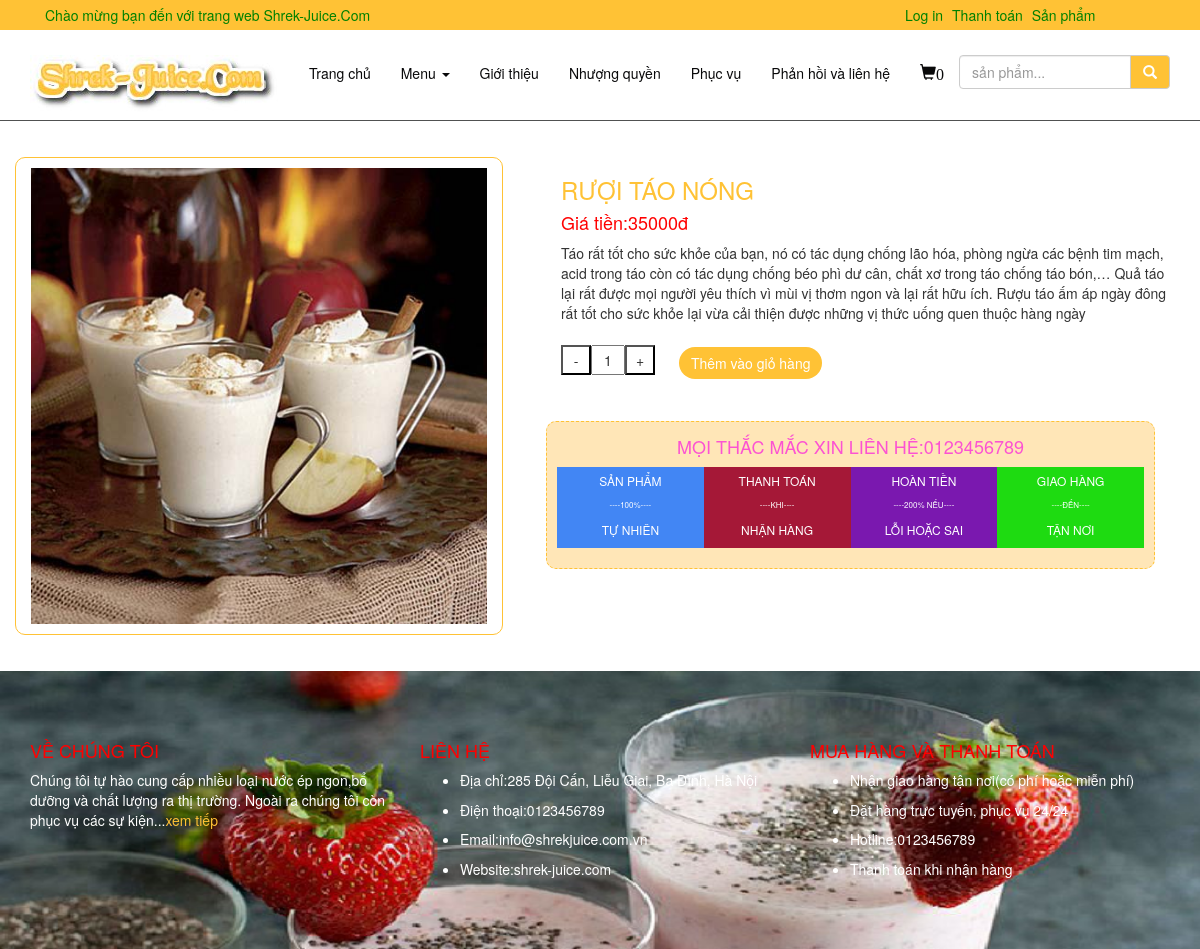
Screenshot of /Eproject/Shrek-Juice.com/chitietsanpham.php?id_sanpham=21 with the database file from the repository.
### tables this page shows
CREATE TABLE `sanpham` (
  `id_sanpham` int(11) NOT NULL,
  `tensanpham` varchar(100) DEFAULT NULL,
  `id_danhmuc` int(11) DEFAULT NULL,
  `giatien` int(11) DEFAULT NULL,
  `anh` varchar(100) DEFAULT NULL,
  `mota` text
);

### Eproject/Database/database.php (called while the page is built, shortened)
<?php
	function resultdata($sql){
		$connect=new mysqli(host,username,pass,database);
		$result= mysqli_query($connect,$sql);
		$data=[];
		if(!empty($result)){
			while($row=mysqli_fetch_array($result,1)){
				$data[]=$row;
			}
		}
		return $data;
	}

### Eproject/Shrek-Juice.com/chitietsanpham.php (the view, shortened to what this page needs)
<?php
	require_once('../Database/database.php');
?>
<!DOCTYPE html>
<html>
<head>
    <link rel="stylesheet" href="https://maxcdn.bootstrapcdn.com/bootstrap/3.4.0/css/bootstrap.min.css">
    <link rel="stylesheet" type="text/css" href="../css/css.css">
</head>
<body>
	<?php
		require_once('header.php');
	?>
	<div id="content" style="margin-bottom: 3%; margin-top: 3%;">
		<?php
			$product=[];
			if(isset($_GET['id_sanpham'])&&$_GET['id_sanpham']!=""){
				$sql='select * from sanpham where id_sanpham='.$_GET['id_sanpham'];
				$product=resultdata($sql);
			}else{
				echo '<h3 class="text-uppercase text-center text-danger">rất tiếc!sản phẩm không tồn tại</h3>';
			}
		?>
		<div class="container">
			<div class="row">
				<div class="col-md-5" style="border-radius: 10px;border: solid 1px #ffc235;padding-top: 10px;padding-bottom: 10px;">
					<?php
						foreach ($product as $row) {
							echo '<img src="'.$row['anh'].'" class="img-responsive" width="100%">';
						}
					?>
				</div>
				<div class="col-md-7" style="padding-left: 5%;">
					<div id="mota">
						<?php
							foreach ($product as $row) {
								echo'<h3 class="text-left text-uppercase" style="color:#ffc235">'.$row['tensanpham'].'</h3>
								<h4 class="text-left" style="color:red">Giá tiền:'.$row['giatien'].'đ</h4>
								<p>'.$row['mota'].'</p>
								<div style="padding-top:2%;">
									<form method="POST">
										<button type="button" style="width: 30px;height: 30px;background: #ffffff;" onclick="sub()">-</button><input type="text" name="number" size="1" style="text-align: center;height: 30px;"><button type="button" style="width: 30px;height: 30px;background: #ffffff" onclick="add()">+</button>
										<button type="submit" class="btn btn-default" style="border:none">Thêm vào giỏ hàng</button>
									</form>
								</div>';
							}
						?>
					</div>
					<div id="child" class="row">
						<div style="width: 100%;">
							<h4 class="text-center" style="color: #fc53d2;">
								Mọi thắc mắc xin liên hệ:0123456789
							</h4>
						</div>
						<div id="child-1" class="col-md-3">
							<p style="text-align: center; font-size: 12px;">sản phẩm</p>
							<p style="font-size: 8px;">----100%----</p>
							<p style="text-align: center; font-size: 12px;">tự nhiên</p>
						</div>
						<div id="child-2" class="col-md-3">
							<p style="text-align: center; font-size: 12px;">thanh toán</p>
							<p style="font-size: 8px;">----khi----</p>
							<p style="text-align: center; font-size: 12px;">nhận hàng</p>
						</div>
						<div id="child-3" class="col-md-3">
							<p style="text-align: center; font-size: 12px;">hoàn tiền</p>
							<p style="font-size: 8px;">----200% nếu----</p>
							<p style="text-align: center; font-size: 12px;">lỗi hoặc sai</p>
						</div>
						<div id="child-4" class="col-md-3">
							<p style="text-align: center; font-size: 12px;">giao hàng</p>
							<p style="font-size: 8px;">----đến----</p>
							<p style="text-align: center; font-size: 12px;">tận nơi</p>
						</div>
					</div>
				</div>
			</div>
		</div>
	</div>
	<?php
		require_once('footer.php');
	?>
</body>
</html>

### Eproject/Shrek-Juice.com/chitietsanpham.php (style rules this page uses)
#mota .btn-default { background: #ffc235; color:#FFFFFF; border:#ffc235; border-radius: 30px; margin-left: 20px; border: none; }
#child { width: 100%; border: dashed 1px #ffc235; background: #ffe6b7; border-radius: 10px; text-transform: uppercase; margin-top: 7%; padding-left: 10px; padding-right: 10px; padding-bottom: 20px; padding-top: 5px; }
#child-1 { width: 25%; text-align: center; color: #ffffff; background: #4286f4; padding-top: 5px; font-size: 14px; padding-left: 10px; padding-right: 10px; float: left; }
#child-2 { width: 25%; text-align: center; color: #ffffff; background: #a51837; padding-top: 5px; font-size: 14px; padding-left: 10px; padding-right: 10px; float: left; }
#child-3 { width: 25%; text-align: center; color: #ffffff; background: #7a18af; padding-top: 5px; font-size: 14px; padding-left: 10px; padding-right: 10px; float: left; }
#child-4 { width: 25%; text-align: center; color: #ffffff; background: #1edb11; padding-top: 5px; font-size: 14px; padding-left: 10px; padding-right: 10px; float: left; }

### rows the page displays
sanpham: anh (picture), tensanpham "RƯỢI TÁO NÓNG", giatien "35000", mota "Táo rất tốt cho sức khỏe của bạn, nó có tác dụng chống lão hóa, phòng ngừa các bệnh tim mạch, acid trong táo còn có tác dụng chống béo phì dư cân, chất xơ trong táo chống táo bón,… Quả táo lại rất được mọi người yêu thích vì mùi vị thơm ngon và lại rất hữu ích. Rượu táo ấm áp ngày đông rất tốt cho sức khỏe lại vừa cải thiện được những vị thức uống quen thuộc hàng ngày"

### other values shown
$countitem "0"
